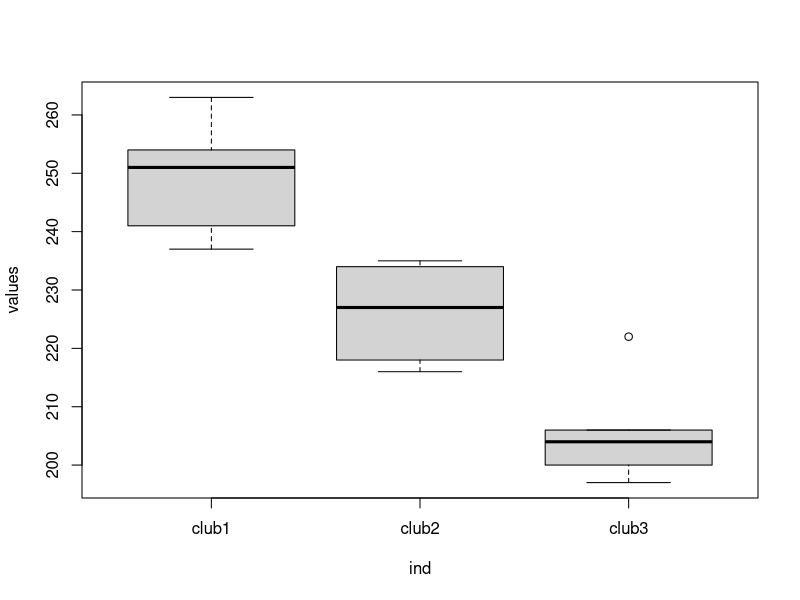
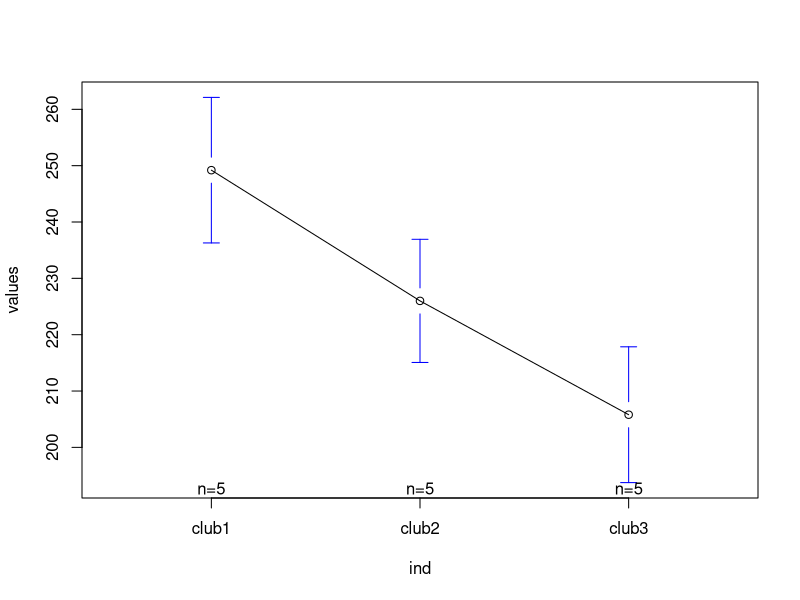
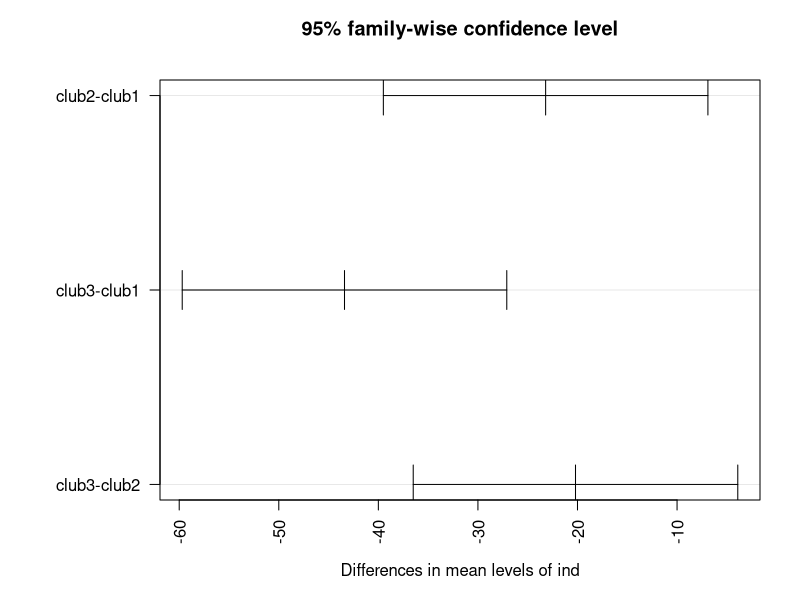

These charts were generated, in order, by the following R code: (Note: this script raises an error after producing the figures.)
#Anova2
#Golf Club Example
club1 = c(254, 263, 241, 237, 251) 
club2 = c(234, 218, 235, 227, 216)
club3 = c(200, 222, 197, 206, 204)
cbind(club1, club2, club3)
df = data.frame(cbind(club1, club2, club3))
df
dfstack = stack(df)
#unstack(stack(df))  # back orginal structure

colMeans((df))
(x1m = colMeans(df)[1])
(x2m = colMeans(df)[2])
(x3m = colMeans(df)[3])
(xm = mean(dfstack$values))
(n= dim(df)[1])
(SSA = n * (x1m - xm)^2 + n * (x2m - xm)^2 + n * (x3m - xm)^2 )
(SSW = sum((club1 - x1m)^2) + sum((club2 - x2m)^2) + sum((club3 - x3m)^2))
(MSA = SSA / (dim(df)[2]-1))
(MSW = SSW / (nrow(dfstack)-length(df)))
(FSTAT = MSA/ MSW)
df1 = 3 - 1 # gp - 1
df2 = 15 - 3 # n - gps
qf(.95, df1=3-1, df2=15-3)
#FSTAT > FCV  : Reject Ho : Means are not same 

# R Method
head(dfstack)
dfstack$ind = factor(dfstack$ind)
aggregate(dfstack$values, by=list(dfstack$ind), FUN=mean)
aggregate(dfstack$values, by=list(dfstack$ind), FUN=sd)

(fit1w = aov(values ~ ind, data=dfstack))
summary(fit1w)
# Fvalue and P predict the same
boxplot(values ~ ind, data=dfstack)

#Mean Plot
gplots::plotmeans(values ~ ind, data=dfstack)

#pg-btech should significant differences
TukeyHSD(fit1w)
par(las=2)
par(mar=c(5,8,4,2))
plot(TukeyHSD(fit1w))

#Same letters don't have significant differences in means
par(las=0)
library(multcomp)
par(mar=c(5,4,6,2))
#tuk = glht(fit1w, linfct = mcp(values='Tukey'))
#plot(cld(tuk, level=.05), col='lightgrey')

#Normality Test for DV
car::qqPlot(lm(values ~ ind, data=dfstack), simulate=T, labels=F)

#Equal Variance - Pass
bartlett.test(values ~ ind, data=dfstack)

#No Significant Outliers
car::outlierTest(fit1w)




# Second Problem ----
sup1 = c(18.5, 24, 17.2, 19.9, 18)
sup2 = c(26.3, 25.3, 24, 21.2, 24.5)
sup3 = c(20.6, 25.2, 20.8, 24.7, 22.9)
sup4 = c(25.4, 19.9, 22.6, 17.5, 20.4)

(df2 = data.frame(cbind(sup1,sup2, sup3,sup4)))
colSums(df2)
colMeans(df2)
addmargins(as.matrix(df2), FUN=list(list(sum, sd,length), list(length)))

(df2stack = stack(df2))

str(df2stack)
mean(df2stack$values)

colMeans((df2))
(x1m = colMeans(df2)[1])
(x2m = colMeans(df2)[2])
(x3m = colMeans(df2)[3])
(x4m = colMeans(df2)[4])

(xm = mean(df2stack$values))
(n1= dim(df2)[1])  # no of values for each supp 5
(c = dim(df2)[2])  # No of Groups 4
(n = dim(df2stack)[1])  #No of Observations 4 * 5 = 20
n1 * (x1m - xm)^2 ; n1 * (x2m - xm)^2 
n1 * (x3m - xm)^2 ; n1 * (x4m - xm)^2 

(SSA = n1 * (x1m - xm)^2 + n1 * (x2m - xm)^2 + n1 * (x3m - xm)^2  + n1 * (x4m - xm)^2 ) 
(SSW = sum((sup1 - x1m)^2) + sum((sup2 - x2m)^2) + sum((sup3 - x3m)^2) + sum((sup4 - x4m)^2))
(MSA = SSA / (c-1))
(MSW = SSW / (n-c))
(FSTAT = MSA/ MSW)

(FCV = qf(.95, df1 = c-1, df2=n-c))   # F Critical Value


# R Method
head(df2stack)
df2stack$ind = factor(df2stack$ind)
aggregate(df2stack$values, by=list(df2stack$ind), FUN=mean)
aggregate(df2stack$values, by=list(df2stack$ind), FUN=sd)

(fit2w = aov(values ~ ind, data=df2stack))
summary(fit2w)
# Fvalue and P predict the same
boxplot(values ~ ind, data=df2stack)

#Mean Plot
gplots::plotmeans(values ~ ind, data=df2stack)

#pg-btech should significant differences
TukeyHSD(fit2w)
par(las=2)
par(mar=c(5,8,4,2))
plot(TukeyHSD(fit2w))

#Same letters don't have significant differences in means
par(las=0)
library(multcomp)
par(mar=c(5,4,6,2))
#tuk = glht(fit2w, linfct = mcp(values='Tukey'))
#plot(cld(tuk, level=.05), col='lightgrey')

#Normality Test for DV
car::qqPlot(lm(values ~ ind, data=df2stack), simulate=T, labels=F)

#Equal Variance - Pass
bartlett.test(values ~ ind, data=df2stack)

#No Significant Outliers
car::outlierTest(fit2w)
